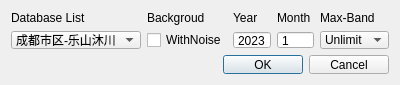
<?xml version="1.0" encoding="UTF-8"?>
<ui version="4.0">
 <class>ModelDlg</class>
 <widget class="QDialog" name="ModelDlg">
  <property name="geometry">
   <rect>
    <x>0</x>
    <y>0</y>
    <width>400</width>
    <height>85</height>
   </rect>
  </property>
  <property name="minimumSize">
   <size>
    <width>400</width>
    <height>85</height>
   </size>
  </property>
  <property name="maximumSize">
   <size>
    <width>450</width>
    <height>85</height>
   </size>
  </property>
  <property name="windowTitle">
   <string>Circuit Model</string>
  </property>
  <layout class="QGridLayout" name="gridLayout">
   <item row="1" column="6">
    <widget class="QSpinBox" name="month">
     <property name="buttonSymbols">
      <enum>QAbstractSpinBox::NoButtons</enum>
     </property>
     <property name="minimum">
      <number>1</number>
     </property>
     <property name="maximum">
      <number>12</number>
     </property>
    </widget>
   </item>
   <item row="0" column="1" colspan="3">
    <widget class="QLabel" name="dbLabel">
     <property name="text">
      <string>Database List</string>
     </property>
    </widget>
   </item>
   <item row="0" column="6">
    <widget class="QLabel" name="monthLabel">
     <property name="text">
      <string>Month</string>
     </property>
    </widget>
   </item>
   <item row="1" column="1" colspan="3">
    <widget class="QComboBox" name="list">
     <item>
      <property name="text">
       <string>成都市区-乐山沐川</string>
      </property>
     </item>
     <item>
      <property name="text">
       <string>成都市区-陕西西安</string>
      </property>
     </item>
     <item>
      <property name="text">
       <string>成都市区-海南三亚</string>
      </property>
     </item>
     <item>
      <property name="text">
       <string>成都市区-西藏拉萨</string>
      </property>
     </item>
    </widget>
   </item>
   <item row="1" column="5">
    <widget class="QSpinBox" name="year">
     <property name="buttonSymbols">
      <enum>QAbstractSpinBox::NoButtons</enum>
     </property>
     <property name="minimum">
      <number>2020</number>
     </property>
     <property name="maximum">
      <number>9999</number>
     </property>
     <property name="value">
      <number>2023</number>
     </property>
    </widget>
   </item>
   <item row="0" column="7">
    <widget class="QLabel" name="bandLabel">
     <property name="text">
      <string>Max-Band</string>
     </property>
    </widget>
   </item>
   <item row="2" column="1" colspan="7">
    <widget class="QDialogButtonBox" name="btnBox">
     <property name="orientation">
      <enum>Qt::Horizontal</enum>
     </property>
     <property name="standardButtons">
      <set>QDialogButtonBox::Cancel|QDialogButtonBox::Ok</set>
     </property>
    </widget>
   </item>
   <item row="1" column="7">
    <widget class="QComboBox" name="bandBox">
     <property name="sizePolicy">
      <sizepolicy hsizetype="Minimum" vsizetype="Fixed">
       <horstretch>0</horstretch>
       <verstretch>0</verstretch>
      </sizepolicy>
     </property>
     <property name="currentIndex">
      <number>0</number>
     </property>
     <item>
      <property name="text">
       <string>Unlimit</string>
      </property>
     </item>
     <item>
      <property name="text">
       <string>16MHz</string>
      </property>
     </item>
     <item>
      <property name="text">
       <string>8MHz</string>
      </property>
     </item>
     <item>
      <property name="text">
       <string>4MHz</string>
      </property>
     </item>
    </widget>
   </item>
   <item row="0" column="5">
    <widget class="QLabel" name="yearLabel">
     <property name="text">
      <string>Year</string>
     </property>
    </widget>
   </item>
   <item row="1" column="4">
    <widget class="QCheckBox" name="noiseChk">
     <property name="text">
      <string>WithNoise</string>
     </property>
    </widget>
   </item>
   <item row="0" column="4">
    <widget class="QLabel" name="noiseLabel">
     <property name="text">
      <string>Backgroud</string>
     </property>
    </widget>
   </item>
  </layout>
 </widget>
 <resources/>
 <connections>
  <connection>
   <sender>btnBox</sender>
   <signal>accepted()</signal>
   <receiver>ModelDlg</receiver>
   <slot>accept()</slot>
   <hints>
    <hint type="sourcelabel">
     <x>248</x>
     <y>254</y>
    </hint>
    <hint type="destinationlabel">
     <x>157</x>
     <y>274</y>
    </hint>
   </hints>
  </connection>
  <connection>
   <sender>btnBox</sender>
   <signal>rejected()</signal>
   <receiver>ModelDlg</receiver>
   <slot>reject()</slot>
   <hints>
    <hint type="sourcelabel">
     <x>316</x>
     <y>260</y>
    </hint>
    <hint type="destinationlabel">
     <x>286</x>
     <y>274</y>
    </hint>
   </hints>
  </connection>
 </connections>
</ui>
